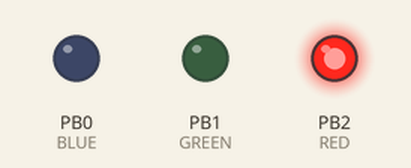
Bench run of a sketch on a simulated ATtiny85, built with avr-gcc and run on an emulated ATtiny85. Shown: output pins drawn as LEDs (lit = HIGH). Sleep ends after the set time or at an interrupt.

Above: at 0.2 s.
At 1.2 s:
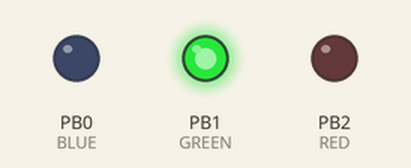
At 2.2 s:
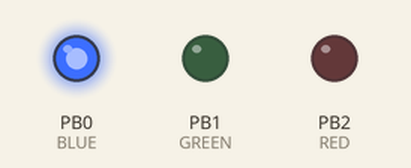
At 5.8 s:
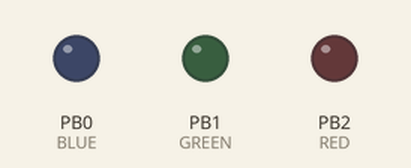
Timing chart, 0 to 7.1 s (numbered marks = the images above):
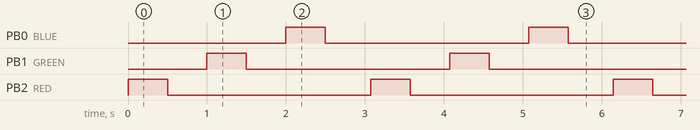

Measured:
- by itself, PB0 (BLUE), PB1 (GREEN), PB2 (RED): alternates HIGH for 0.50 s and LOW for 2.6 s
- by itself, everything shown: repeats every 3.1 s, in 6 steps

The sketch:

smartLure.ino
```cpp
#include <avr/sleep.h>
#include <avr/wdt.h>

#ifndef cbi
#define cbi(sfr, bit) (_SFR_BYTE(sfr) &= ~_BV(bit))
#endif
#ifndef sbi
#define sbi(sfr, bit) (_SFR_BYTE(sfr) |= _BV(bit))
#endif

volatile boolean f_wdt = 1;

#define RED 2
#define GREEN 1
#define BLUE 0

// sleep을 이용하여 최대한 low power 모드로 동작하는것이 중요.
// 나머지는 아주 간단한 코드.
// 회로에서 점퍼핀 연결을 바꿔 주면 BLUE 출력핀이 모터동작 핀이 된다.

void setup(){
  setup_watchdog(6); // approximately 1 second sleep
  pinMode(RED, OUTPUT);
  pinMode(GREEN, OUTPUT);
  pinMode(BLUE, OUTPUT);
}

void loop(){
  if (f_wdt==1) {  // wait for timed out watchdog / flag is set when a watchdog timeout occurs
    f_wdt=0;
    // logic here
    digitalWrite(RED, !digitalRead(RED));
    delay(500);
    digitalWrite(RED, !digitalRead(RED));
    delay(500);
    digitalWrite(GREEN, !digitalRead(GREEN));
    delay(500);
    digitalWrite(GREEN, !digitalRead(GREEN));
    delay(500);
    digitalWrite(BLUE, !digitalRead(BLUE));
    delay(500);
    digitalWrite(BLUE, !digitalRead(BLUE));
    delay(500);
    system_sleep();
  }
}

// 0=16ms, 1=32ms,2=64ms,3=128ms,4=250ms,5=500ms
// 6=1 sec,7=2 sec, 8=4 sec, 9= 8sec
void setup_watchdog(int ii) {
  byte bb;
  int ww;
  if (ii > 9 ) ii=9;
  bb=ii & 7;
  if (ii > 7) bb|= (1<<5);
  bb|= (1<<WDCE);
  ww=bb;

  MCUSR &= ~(1<<WDRF);
  // start timed sequence
  WDTCR |= (1<<WDCE) | (1<<WDE);
  // set new watchdog timeout value
  WDTCR = bb;
  WDTCR |= _BV(WDIE);
}

// Watchdog Interrupt Service / is executed when watchdog timed out
ISR(WDT_vect) {
  f_wdt=1;  // set global flag
}

// set system into the sleep state
// system wakes up when wtchdog is timed out
void system_sleep() {
  cbi(ADCSRA,ADEN);                    // switch Analog to Digitalconverter OFF
  set_sleep_mode(SLEEP_MODE_PWR_DOWN); // sleep mode is set here
  sleep_enable();
  sleep_mode();                        // System sleeps here
  sleep_disable();                     // System continues execution here when watchdog timed out
  sbi(ADCSRA,ADEN);                    // switch Analog to Digitalconverter ON
}
```
